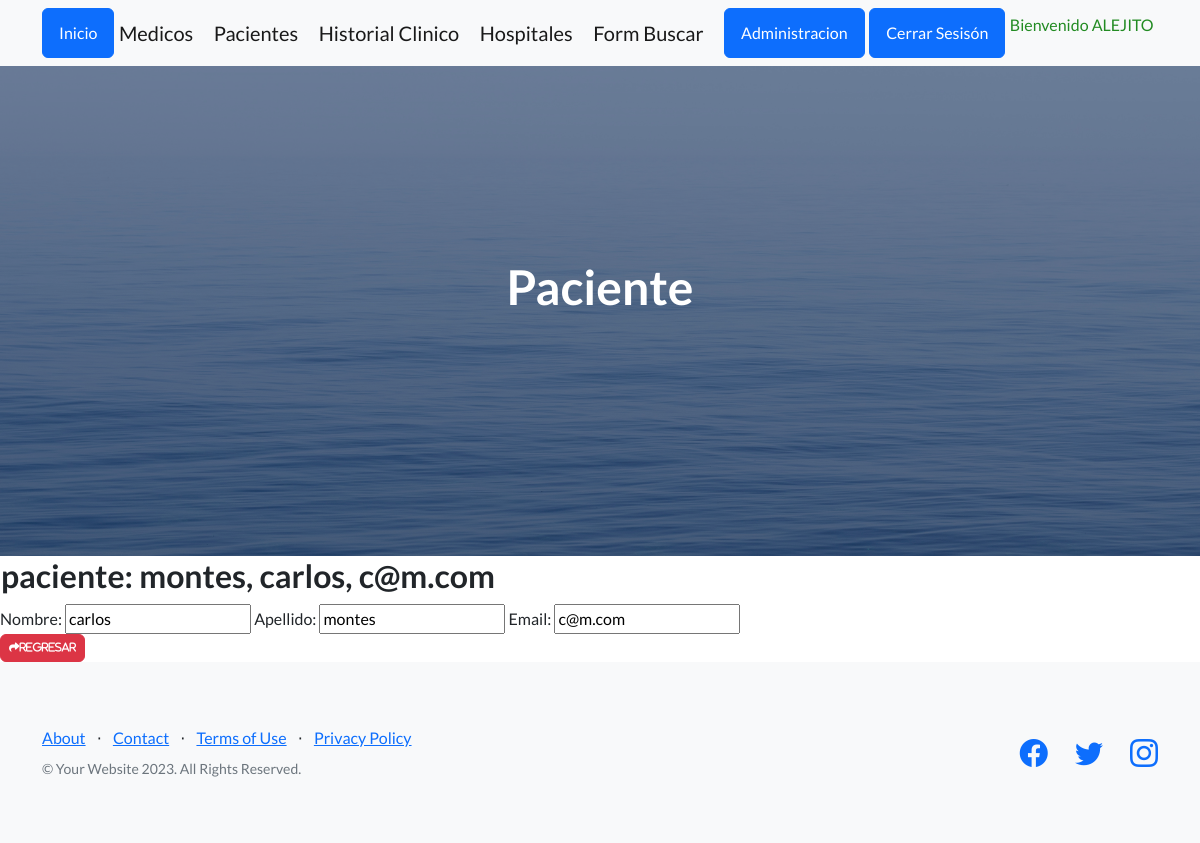
The app's page /aplicacion/update_paciente/2/ (signed in) with its own data.
### aplicacion/models.py (models this page shows)
class Paciente(models.Model):
    nombre = models.CharField(max_length=50)
    apellido = models.CharField(max_length=50)
    email = models.EmailField()
    def __str__(self):
        return f"{self.apellido}, {self.nombre}, {self.email}"

### aplicacion/views.py (the view)
# urls.py: path('update_paciente/<int:pk>/', PacienteUpdate.as_view(), name="update_paciente"),
class PacienteUpdate(LoginRequiredMixin, UpdateView):
    model = Paciente
    fields = ['nombre', 'apellido', 'email']
    success_url = reverse_lazy('pacientes')
    template_name = "aplicacion/update_paciente.html"

### aplicacion/templates/aplicacion/update_paciente.html (shortened to what this page needs)
{% extends 'aplicacion/base.html' %}
{% load static %}
{% block cabecera %}
Paciente
{% endblock cabecera %}
{% block contenido %}
<table>
    <tr>
        <td><h2>paciente: {{object}}</h2></td>
    </tr>
</table>
<form action="" method="post">
  {{ form.as_table}}
</form>
<a
href="{% url 'pacientes' %}"
class="btn btn-danger"
style="--bs-btn-padding-y: .25rem; --bs-btn-padding-x: .5rem; --bs-btn-font-size: .75rem;"
><i class="fa fa-share fa-sm" title="List Back">Regresar</i>
</a>
{% endblock contenido %}

### aplicacion/templates/aplicacion/base.html (shortened to what this page needs)
<!DOCTYPE html>
<html lang="en">
    <head>
        {% load static %}
        <link href="https://cdn.jsdelivr.net/npm/bootstrap-icons@1.5.0/font/bootstrap-icons.css" rel="stylesheet" type="text/css" />
        <link rel="stylesheet" href="https://cdnjs.cloudflare.com/ajax/libs/font-awesome/6.4.0/css/all.min.css">
        <link href="{% static 'aplicacion/css/styles.css' %}" rel="stylesheet" />
    </head>
    <body>
        <nav class="navbar navbar-light bg-light static-top">
            <div class="container">
                <a class="btn btn-primary" href="{% url 'inicio' %}">Inicio</a>
                {% if user.is_authenticated %}
                <a class="navbar-brand" href="{% url 'medicos' %}">Medicos</a>
                <a class="navbar-brand" href="{% url 'pacientes' %}">Pacientes</a>
                <a class="navbar-brand" href="{% url 'historial_clinico' %}">Historial Clinico</a>
                <a class="navbar-brand" href="{% url 'hospital' %}">Hospitales</a>
                <a class="navbar-brand" href="{% url 'buscar_medico' %}">Form Buscar</a>
                <a class="btn btn-primary" href="{% url 'admin:index' %}">Administracion</a>
                <a class="btn btn-primary" href="{% url 'logout' %}">Cerrar Sesisón</a>
                <p style="color: forestgreen">Bienvenido {{ user.username|upper }}</p>
                {% else %}
                <a class="btn btn-success" href="{% url 'register' %}">Registrarme</a>
                <a class="btn btn-success" href="{% url 'login' %}">Iniciar Sesión</a>
                {% endif %}
            </div>
        </nav>
        <header class="masthead">
            <div class="container position-relative">
                <div class="row justify-content-center">
                    <div class="col-xl-6">
                        <div class="text-center text-white">
                            <h1 class="mb-5">
                                {% block cabecera %}{% endblock cabecera %}
                            </h1>
                        </div>
                    </div>
                </div>
            </div>
        </header>
        {% block contenido %}{% endblock contenido %}
        <footer class="footer bg-light">
            <div class="container">
                <div class="row">
                    <div class="col-lg-6 h-100 text-center text-lg-start my-auto">
                        <ul class="list-inline mb-2">
                            <li class="list-inline-item"><a href="#!">About</a></li>
                            <li class="list-inline-item">⋅</li>
                            <li class="list-inline-item"><a href="#!">Contact</a></li>
                            <li class="list-inline-item">⋅</li>
                            <li class="list-inline-item"><a href="#!">Terms of Use</a></li>
                            <li class="list-inline-item">⋅</li>
                            <li class="list-inline-item"><a href="#!">Privacy Policy</a></li>
                        </ul>
                        <p class="text-muted small mb-4 mb-lg-0">&copy; Your Website 2023. All Rights Reserved.</p>
                    </div>
                    <div class="col-lg-6 h-100 text-center text-lg-end my-auto">
                        <ul class="list-inline mb-0">
                            <li class="list-inline-item me-4">
                                <a href="#!"><i class="bi-facebook fs-3"></i></a>
                            </li>
                            <li class="list-inline-item me-4">
                                <a href="#!"><i class="bi-twitter fs-3"></i></a>
                            </li>
                            <li class="list-inline-item">
                                <a href="#!"><i class="bi-instagram fs-3"></i></a>
                            </li>
                        </ul>
                    </div>
                </div>
            </div>
        </footer>
    </body>
</html>

### records on screen
Paciente: apellido+nombre+email "montes, carlos, c@m.com", nombre "carlos", apellido "montes", email "c@m.com"

### other values on screen
{{ user.username|upper }} "ALEJITO"
